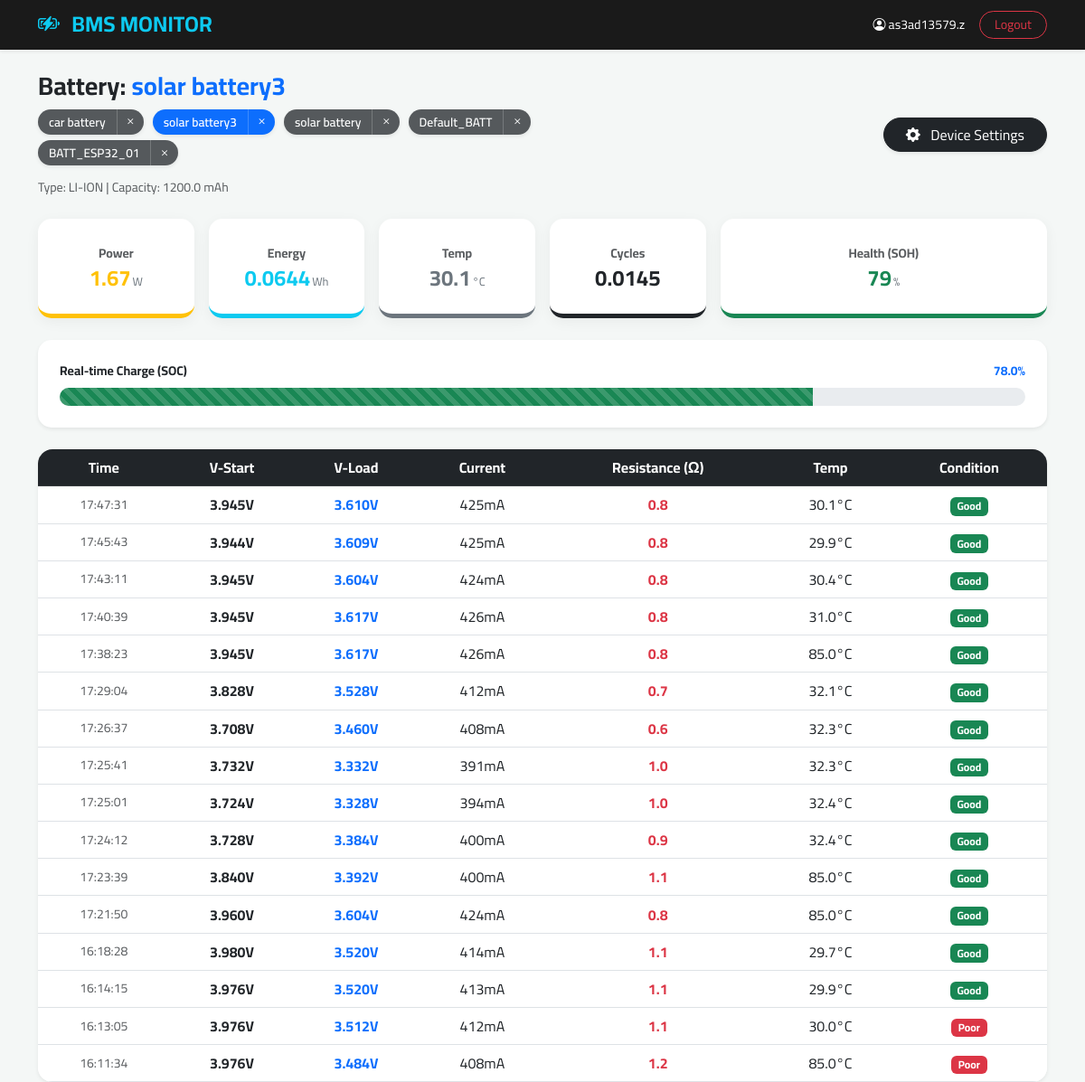
The page /monitoring/dashboard/?battery_id=17 (signed in) on the database its author committed.
### monitoring/models.py (models this page shows, shortened)
class Battery(models.Model):
    battery_id = models.CharField(max_length=100, unique=True)
    device = models.ForeignKey(Device, on_delete=models.CASCADE, related_name='batteries')
    capacity_mah = models.FloatField(default=0.0)
    chemistry = models.CharField(max_length=50, default='Li-ion')
    installed_at = models.DateTimeField(default=timezone.now)
    soh = models.FloatField(default=100.0)  # State of Health %
    cycle_count = models.FloatField(default=0.0)
    class Meta:
        verbose_name = "Battery"
        verbose_name_plural = "Batteries"

class PulseTest(models.Model):
    battery = models.ForeignKey(Battery, on_delete=models.CASCADE, related_name='pulse_tests')
    v_before = models.FloatField()
    v_after = models.FloatField()
    current_ma = models.FloatField()
    temperature_c = models.FloatField()
    internal_resistance = models.FloatField(null=True, blank=True)
    calculated_soh = models.FloatField(null=True, blank=True)
    calculated_soc = models.FloatField(null=True, blank=True)
    timestamp = models.DateTimeField(auto_now_add=True)

### monitoring/views.py (the view)
# urls.py: path('dashboard/', views.dashboard, name='dashboard'),
@login_required(login_url='login')
def dashboard(request):
    user_batteries = Battery.objects.filter(device__user=request.user).order_by('-id')
    requested_id = request.GET.get('battery_id')
    session_active, _ = ActiveSession.objects.get_or_create(user=request.user)
    if requested_id:
        current_battery = get_object_or_404(Battery, id=requested_id, device__user=request.user)
        session_active.selected_battery = current_battery
        session_active.save()
    elif session_active.selected_battery:
        current_battery = session_active.selected_battery
    else:
        current_battery = user_batteries.first()
        if current_battery:
            session_active.selected_battery = current_battery
            session_active.save()
    pulse_tests = []
    last_pulse, last_soc, total_energy, live_cycles = None, 0, 0.0, 0.0
    if current_battery:
        all_pulses = current_battery.pulse_tests.all().order_by('-timestamp')
        pulse_tests = all_pulses[:20]  # تمرير آخر 20 نبضة فقط للجدول حفاظاً على الأداء
        last_pulse = pulse_tests[0] if pulse_tests else None
        last_soc = last_pulse.calculated_soc if last_pulse else 0
        chem_lower = str(current_battery.chemistry).lower().strip()
        nominal_v = 3.2 if chem_lower == 'lifepo4' else 3.7
        batt_cap_mah = float(current_battery.capacity_mah or 1200)
        capacity_ah = batt_cap_mah / 1000.0
        total_battery_energy_wh = nominal_v * capacity_ah
        calculated_energy_list = []
        for p in all_pulses:
            v_load = float(p.v_after or 0)
            i_amps = float(p.current_ma or 0) / 1000.0
            power_w = v_load * i_amps
            pulse_duration_seconds = 10.0
            energy_wh = power_w * (pulse_duration_seconds / 3600.0)
            calculated_energy_list.append(energy_wh)
        total_energy = sum(calculated_energy_list)
        if total_battery_energy_wh > 0 and total_energy > 0:
            live_cycles = total_energy / total_battery_energy_wh
        else:
            live_cycles = float(current_battery.cycle_count or 0.0)
    context = {
        'current_battery': current_battery,
        'pulse_tests': pulse_tests,
        'last_pulse': last_pulse,
        'user_batteries': user_batteries,
        'last_soc': last_soc,
        'total_energy': total_energy,
        'live_cycles': live_cycles,
        'display_name': request.user.email.split('@')[0],
        'api_token': request.user.api_token,
    }
    return render(request, 'monitoring/dashboard.html', context)

### monitoring/templates/monitoring/dashboard.html (shortened to what this page needs)
<!DOCTYPE html>
<html lang="en" dir="ltr">
<head>
    <link rel="stylesheet" href="https://cdn.jsdelivr.net/npm/bootstrap@5.3.0/dist/css/bootstrap.min.css">
    <link rel="stylesheet" href="https://cdn.jsdelivr.net/npm/bootstrap-icons@1.11.0/font/bootstrap-icons.css">
    <link rel="stylesheet" href="https://cdn.jsdelivr.net/npm/sweetalert2@11/dist/sweetalert2.min.css">
</head>
<body>
    <nav class="nav-custom shadow-sm mb-4">
        <div class="container d-flex justify-content-between align-items-center">
            <h4 class="m-0 fw-bold text-info"><i class="bi bi-battery-charging me-2"></i> BMS MONITOR</h4>
            <div class="d-flex align-items-center">
                <span class="me-3 small"><i class="bi bi-person-circle"></i> {{ display_name }}</span>
                <a href="{% url 'logout' %}" class="btn btn-sm btn-outline-danger rounded-pill px-3">Logout</a>
            </div>
        </div>
    </nav>
    <div class="container">
        {% if current_battery %}
            <div class="row mb-4 align-items-center">
                <div class="col-md-7">
                    <h3 class="fw-bold m-0">Battery: <span class="text-primary">{{ current_battery.battery_id }}</span></h3>
                    <div class="mt-2 mb-2">
                        {% for batt in user_batteries %}
                            <div class="battery-wrapper shadow-sm">
                                <a href="?battery_id={{ batt.id }}"
                                   class="battery-link {% if batt.id == current_battery.id %}bg-primary text-white{% else %}bg-dark text-white opacity-75{% endif %}">
                                   {{ batt.battery_id }}
                                </a>
                                <div class="quick-del {% if batt.id == current_battery.id %}bg-primary text-white{% else %}bg-dark text-white opacity-75{% endif %}"
                                     onclick="confirmDelete('{{ batt.id }}', '{{ batt.battery_id }}')">
                                    <i class="bi bi-x"></i>
                                </div>
                            </div>
                        {% endfor %}
                    </div>
                    <p class="text-muted small mb-0">Type: {{ current_battery.chemistry|upper }} | Capacity: {{ current_battery.capacity_mah }} mAh</p>
                </div>
                <div class="col-md-5 text-md-end mt-3 mt-md-0">
                    <button class="btn btn-dark shadow-sm px-4 rounded-pill" data-bs-toggle="modal" data-bs-target="#deviceSettingsModal">
                        <i class="bi bi-gear-fill me-2"></i> Device Settings
                    </button>
                </div>
            </div>
            {% if last_pulse %}
                <div class="row g-3 mb-4 text-center">
                    <div class="col-6 col-md-2">
                        <div class="card stat-card p-2 bg-white border-warning">
                            <small class="text-muted fw-bold">Power</small>
                            <div class="value-display text-warning">
                                {% widthratio last_pulse.v_before 1 last_pulse.current_ma as raw_p %}
                                {{ raw_p|add:"0"|slugify|slice:":-3"|default:"0" }}.{{ raw_p|slice:"-3:-1"|default:"00" }}<span class="unit">W</span>
                            </div>
                        </div>
                    </div>
                    <div class="col-6 col-md-2">
                        <div class="card stat-card p-2 bg-white border-info">
                            <small class="text-muted fw-bold">Energy</small>
                            <div class="value-display text-info">{{ total_energy|floatformat:4 }}<span class="unit">Wh</span></div>
                        </div>
                    </div>
                    <div class="col-6 col-md-2">
                        <div class="card stat-card p-2 bg-white border-secondary">
                            <small class="text-muted fw-bold">Temp</small>
                            <div class="value-display text-secondary">{{ last_pulse.temperature_c|floatformat:1 }}<span class="unit">°C</span></div>
                        </div>
                    </div>
                    <div class="col-6 col-md-2">
                        <div class="card stat-card p-2 bg-white border-dark">
                            <small class="text-muted fw-bold">Cycles</small>
                            <div class="value-display text-dark">{{ live_cycles|floatformat:4 }}</div>
                        </div>
                    </div>
                    <div class="col-12 col-md-4">
                        <div class="card stat-card p-2 bg-white border-success">
                            <small class="text-muted fw-bold">Health (SOH)</small>
                            <div class="value-display text-success">{{ last_pulse.calculated_soh|floatformat:0 }}<span class="unit">%</span></div>
                        </div>
                    </div>
                </div>
                <div class="row mb-4">
                    <div class="col-12">
                        <div class="card p-4 border-0 shadow-sm">
                            <div class="d-flex justify-content-between mb-2 small fw-bold">
                                <span>Real-time Charge (SOC)</span>
                                <span class="text-primary">{{ last_soc }}%</span>
                            </div>
                            <div class="progress" style="height: 20px; border-radius: 10px;">
                                <div class="progress-bar progress-bar-striped progress-bar-animated {% if last_soc < 25 %}bg-danger{% elif last_soc < 60 %}bg-warning{% else %}bg-success{% endif %}"
                                     style="width: {{ last_soc }}%">
                                </div>
                            </div>
                        </div>
                    </div>
                </div>
                <div class="card shadow-sm border-0 rounded-4 overflow-hidden">
                    <div class="table-responsive">
                        <table class="table table-hover align-middle text-center mb-0">
                            <thead class="table-dark">
                                <tr>
                                    <th>Time</th>
                                    <th>V-Start</th>
                                    <th>V-Load</th>
                                    <th>Current</th>
                                    <th>Resistance (Ω)</th>
                                    <th>Temp</th>
                                    <th>Condition</th>
                                </tr>
                            </thead>
                            <tbody>
                                {% for p in pulse_tests %}
                                <tr>
                                    <td class="text-muted small">{{ p.timestamp|date:"H:i:s" }}</td>
                                    <td class="fw-bold">{{ p.v_before|floatformat:3 }}V</td>
                                    <td class="text-primary fw-bold">{{ p.v_after|floatformat:3 }}V</td>
                                    <td>{{ p.current_ma|floatformat:0 }}mA</td>
                                    <td class="text-danger fw-bold">{{ p.internal_resistance|floatformat:1 }}</td>
                                    <td>{{ p.temperature_c|floatformat:1 }}°C</td>
                                    <td>
                                        <span class="badge {% if p.calculated_soh < 50 %}bg-danger{% else %}bg-success{% endif %}">
                                            {% if p.calculated_soh < 50 %}Poor{% else %}Good{% endif %}
                                        </span>
                                    </td>
                                </tr>
                                {% endfor %}
                            </tbody>
                        </table>
                    </div>
                </div>
            {% endif %}
        {% else %}
            <div class="text-center py-5">
                <i class="bi bi-battery-exclamation display-1 text-muted"></i>
                <h4 class="mt-3">No batteries found.</h4>
                <button class="btn btn-primary rounded-pill mt-2" data-bs-toggle="modal" data-bs-target="#deviceSettingsModal">Add Your First Battery</button>
            </div>
        {% endif %}
    </div>
</body>
</html>

### monitoring/templates/monitoring/dashboard.html (style rules this page uses)
body { background-color: #f4f7f6; font-family: 'Cairo', sans-serif; }
.nav-custom { background: #1a1a1a; padding: 12px 0; color: white; }
.card { border: none; border-radius: 15px; transition: 0.3s; box-shadow: 0 4px 15px rgba(0,0,0,0.05); }
.stat-card { border-bottom: 5px solid transparent; min-height: 110px; display: flex; flex-direction: column; justify-content: center; }
.value-display { font-size: 1.5rem; font-weight: 700; margin-top: 5px; line-height: 1; }
.unit { font-size: 0.8rem; color: #6c757d; font-weight: normal; margin-left: 2px; }
.battery-wrapper { display: inline-flex; align-items: center; margin-right: 6px; margin-bottom: 6px; border-radius: 20px; overflow: hidden; }
.battery-link { font-size: 0.85rem; padding: 4px 12px; text-decoration: none; font-weight: 600; }
.quick-del { font-size: 0.85rem; padding: 4px 8px; cursor: pointer; border-left: 1px solid rgba(255,255,255,0.2); transition: 0.2s; }

### rows shown on the page
Battery: battery_id "solar battery3", chemistry "LI-ION", capacity_mah "1200.0"
Battery: battery_id "car battery"
Battery: battery_id "solar battery"
Battery: battery_id "Default_BATT"
Battery: battery_id "BATT_ESP32_01"
PulseTest: temperature_c "30.1", calculated_soh "79", calculated_soc "78.0", timestamp "17:47:31", v_before "3.945", v_after "3.610", current_ma "425", internal_resistance "0.8", shows "Good"
PulseTest: timestamp "17:45:43", v_before "3.944", v_after "3.609", current_ma "425", internal_resistance "0.8", temperature_c "29.9", calculated_soh "Good"
PulseTest: timestamp "17:43:11", v_before "3.945", v_after "3.604", current_ma "424", internal_resistance "0.8", temperature_c "30.4", calculated_soh "Good"
PulseTest: timestamp "17:40:39", v_before "3.945", v_after "3.617", current_ma "426", internal_resistance "0.8", temperature_c "31.0", calculated_soh "Good"
PulseTest: timestamp "17:38:23", v_before "3.945", v_after "3.617", current_ma "426", internal_resistance "0.8", temperature_c "85.0", calculated_soh "Good"
PulseTest: timestamp "17:29:04", v_before "3.828", v_after "3.528", current_ma "412", internal_resistance "0.7", temperature_c "32.1", calculated_soh "Good"
PulseTest: timestamp "17:26:37", v_before "3.708", v_after "3.460", current_ma "408", internal_resistance "0.6", temperature_c "32.3", calculated_soh "Good"
PulseTest: timestamp "17:25:41", v_before "3.732", v_after "3.332", current_ma "391", internal_resistance "1.0", temperature_c "32.3", calculated_soh "Good"
PulseTest: timestamp "17:25:01", v_before "3.724", v_after "3.328", current_ma "394", internal_resistance "1.0", temperature_c "32.4", calculated_soh "Good"
PulseTest: timestamp "17:24:12", v_before "3.728", v_after "3.384", current_ma "400", internal_resistance "0.9", temperature_c "32.4", calculated_soh "Good"
PulseTest: timestamp "17:23:39", v_before "3.840", v_after "3.392", current_ma "400", internal_resistance "1.1", temperature_c "85.0", calculated_soh "Good"
PulseTest: timestamp "17:21:50", v_before "3.960", v_after "3.604", current_ma "424", internal_resistance "0.8", temperature_c "85.0", calculated_soh "Good"
PulseTest: timestamp "16:18:28", v_before "3.980", v_after "3.520", current_ma "414", internal_resistance "1.1", temperature_c "29.7", calculated_soh "Good"
PulseTest: timestamp "16:14:15", v_before "3.976", v_after "3.520", current_ma "413", internal_resistance "1.1", temperature_c "29.9", calculated_soh "Good"
PulseTest: timestamp "16:13:05", v_before "3.976", v_after "3.512", current_ma "412", internal_resistance "1.1", temperature_c "30.0", calculated_soh "Poor"
PulseTest: timestamp "16:11:34", v_before "3.976", v_after "3.484", current_ma "408", internal_resistance "1.2", temperature_c "85.0", calculated_soh "Poor"

### other values the page prints
{{ display_name }} "as3ad13579.z"
{{ raw_p|add:"0"|slugify|slice:":-3"|default:"0" }} "1"
{{ raw_p|slice:"-3:-1"|default:"00" }} "67"
{{ total_energy|floatformat:4 }} "0.0644"
{{ live_cycles|floatformat:4 }} "0.0145"
